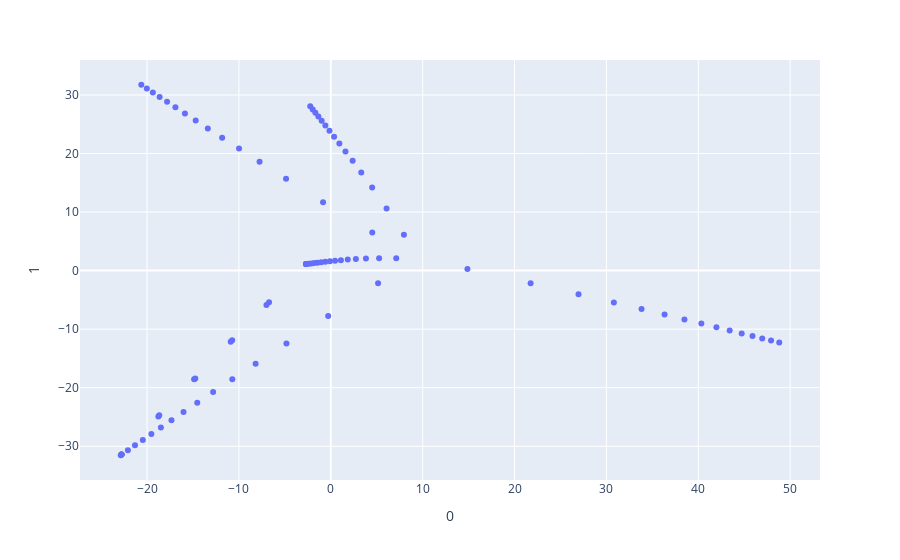

The cell this chart's notebook holds for it:
### Code cell
ilknoktalar51 = ilkdogrunoktalari51.copy()

for i in range(7):
    ilknoktalar51[i][0] = ilknoktalar51[i][0].flatten()
    ilknoktalar51[i][1] = ilknoktalar51[i][1].flatten()
    ilknoktalar51[i][2] = ilknoktalar51[i][2].flatten()
    ilknoktalar51[i][3] = ilknoktalar51[i][3].flatten()

Xaralist51= []
for i in range(7):
    Xaralist51.append(np.hstack((ilknoktalar51[i][0],ilknoktalar51[i][1],ilknoktalar51[i][2],ilknoktalar51[i][3])))



sonnoktalar51 = tümNoktalarim.copy()
sonnoktalarsave51 = sonnoktalar51.copy()

for i in range(7):
    sonnoktalar51[i][0] = sonnoktalar51[i][0].flatten()
    sonnoktalar51[i][1] = sonnoktalar51[i][1].flatten()
    sonnoktalar51[i][2] = sonnoktalar51[i][2].flatten()
    sonnoktalar51[i][3] = sonnoktalar51[i][3].flatten()

Xsonaralist51= []
for i in range(7):
    Xsonaralist51.append(np.hstack((sonnoktalar51[i][0],sonnoktalar51[i][1],sonnoktalar51[i][2],sonnoktalar51[i][3])))




Xaralist51 = np.array(Xaralist51)
Xsonaralist51 = np.array(Xsonaralist51)
alldizi = np.vstack((Xlist,Xaralist51,Xsonaralist51))

X = alldizi

pca = PCA(n_components=2)
components = pca.fit_transform(X)

fig = px.scatter(components, x=0, y=1)
fig.show()

### Figure 1 — Plotly figure (JSON) as saved in the notebook; plotly's stock layout.template omitted (floating-point values rounded to 4 significant figures)
{"data": [{"hovertemplate": "0=%{x}<br>1=%{y}<extra></extra>", "legendgroup": "", "marker": {"color": "#636efa", "symbol": "circle"}, "mode": "markers", "name": "", "orientation": "v", "showlegend": false, "type": "scatter", "x": [5.148, -0.2826, -4.826, -8.183, -10.72, -12.81, -14.54, -16.03, -17.34, -18.49, -19.53, -20.46, -21.31, -22.09, -22.78, 7.96, 6.071, 4.502, 3.319, 2.379, 1.602, 0.9333, 0.3588, -0.1451, -0.5909, -0.9925, -1.351, -1.677, -1.964, -2.237, 14.87, 21.75, 26.97, 30.81, 33.83, 36.33, 38.49, 40.34, 41.98, 43.42, 44.73, 45.9, 46.96, 47.93, 48.82, 4.517, -0.8437, -4.871, -7.753, -9.988, -11.83, -13.39, -14.71, -15.88, -16.91, -17.82, -18.63, -19.37, -20.02, -20.63, 7.123, 5.261, 3.826, 2.73, 1.845, 1.101, 0.4651, -0.0946, -0.5937, -1.038, -1.438, -1.798, -2.134, -2.428, -2.703, -2.703, -6.719, -10.74, -14.75, -18.77, -22.78, -22.78, -2.703, -7.004, -10.9, -14.88, -18.67, -22.86, -22.78], "xaxis": "x", "y": [-2.137, -7.76, -12.44, -15.91, -18.54, -20.74, -22.57, -24.16, -25.56, -26.8, -27.91, -28.91, -29.84, -30.67, -31.43, 6.112, 10.6, 14.19, 16.77, 18.75, 20.35, 21.72, 22.88, 23.89, 24.79, 25.59, 26.31, 26.96, 27.54, 28.08, 0.2699, -2.149, -4.021, -5.443, -6.571, -7.517, -8.34, -9.043, -9.67, -10.22, -10.73, -11.18, -11.58, -11.96, -12.3, 6.513, 11.66, 15.69, 18.59, 20.84, 22.7, 24.29, 25.63, 26.82, 27.89, 28.82, 29.67, 30.43, 31.12, 31.75, 2.125, 2.129, 2.086, 1.994, 1.885, 1.78, 1.682, 1.592, 1.507, 1.428, 1.355, 1.289, 1.227, 1.172, 1.12, 1.12, -5.389, -11.9, -18.41, -24.92, -31.43, -31.43, 1.12, -5.867, -12.15, -18.56, -24.71, -31.54, -31.43], "yaxis": "y"}], "layout": {"legend": {"tracegroupgap": 0}, "margin": {"t": 60}, "xaxis": {"anchor": "y", "domain": [0, 1], "title": {"text": "0"}}, "yaxis": {"anchor": "x", "domain": [0, 1], "title": {"text": "1"}}}}
